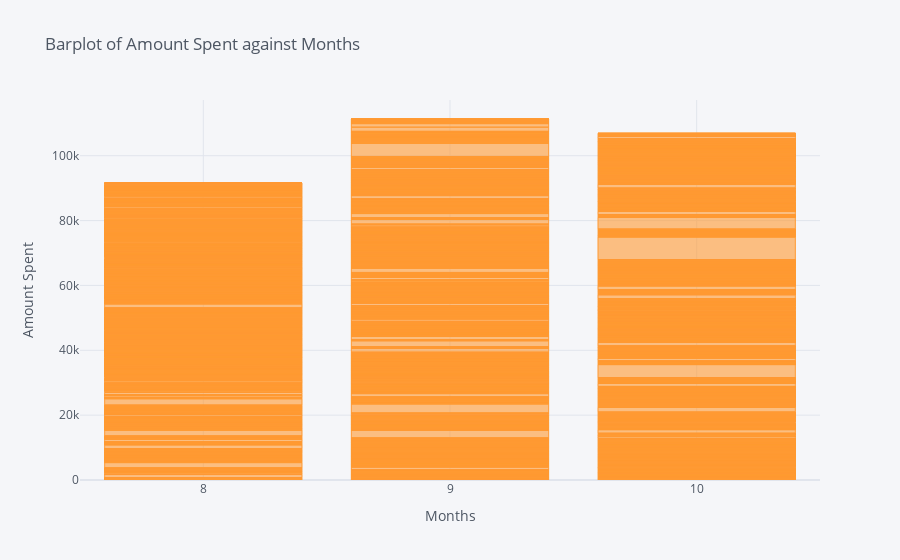

Write notebook code for a chart like this one.
### Code cell
from plotly import __version__
import cufflinks as cf
cf.go_offline()
customer_df.iplot(kind = 'bar', x = 'month', y = 'amount', bins = 40, title='Barplot of Amount Spent against Months', xTitle='Months', yTitle='Amount Spent')

### Figure 1 — Plotly figure (JSON) as saved in the notebook; plotly's stock layout.template omitted (floating-point values rounded to 4 significant figures; data arrays with more than 128 entries replaced by an {"elided": "..."} marker saying what was removed)
{"data": [{"marker": {"color": "rgba(255, 153, 51, 0.6)", "line": {"color": "rgba(255, 153, 51, 1.0)", "width": 1}}, "name": "amount", "orientation": "v", "text": "", "type": "bar", "x": {"elided": "7717 str values"}, "y": {"elided": "7717 float values"}}], "layout": {"legend": {"bgcolor": "#F5F6F9", "font": {"color": "#4D5663"}}, "paper_bgcolor": "#F5F6F9", "plot_bgcolor": "#F5F6F9", "title": {"font": {"color": "#4D5663"}, "text": "Barplot of Amount Spent against Months"}, "xaxis": {"gridcolor": "#E1E5ED", "showgrid": true, "tickfont": {"color": "#4D5663"}, "title": {"font": {"color": "#4D5663"}, "text": "Months"}, "zerolinecolor": "#E1E5ED"}, "yaxis": {"gridcolor": "#E1E5ED", "showgrid": true, "tickfont": {"color": "#4D5663"}, "title": {"font": {"color": "#4D5663"}, "text": "Amount Spent"}, "zerolinecolor": "#E1E5ED"}}}
